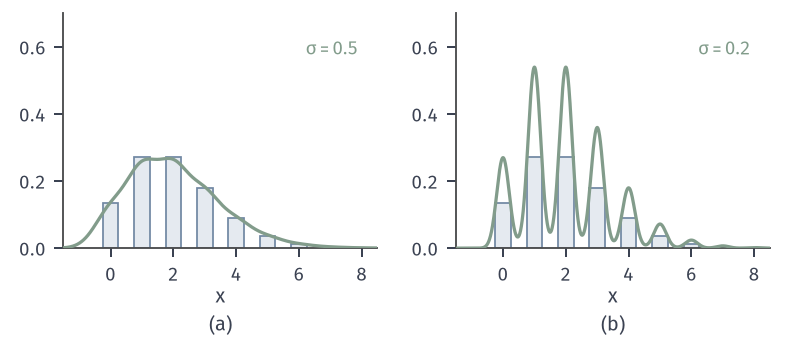

Write the Python code that produced this figure.
from pathlib import Path
import sys
HERE = Path(__file__).resolve().parent
sys.path.insert(0, str(HERE.parent/"weak-common"))
from weak_fig import *
# Poisson(2) smoothed by N(0, sigma^2): f_sigma(x) = (1/pi) int_0^inf Re(e^{-isx} phi(s)) e^{-sigma^2 s^2/2} ds,
# computed by trapezoidal quadrature of the characteristic function and checked against the Gaussian mixture.
lam = 2.0; K = 40; pk = poisson_pmf(lam, K)
phi = lambda s: np.exp(lam*(np.exp(1j*s)-1))
def f_cf(x, sig):
    s = np.linspace(0, 12/sig, 6001)
    integrand = (np.exp(-1j*np.outer(x, s))*phi(s)).real*np.exp(-sig**2*s**2/2)
    return np.trapezoid(integrand, s, axis=1)/np.pi
def f_mix(x, sig):
    return (pk[None, :]*npdf(x[:, None]-np.arange(K+1)[None, :], sig)).sum(axis=1)
fig, axes = figure(width_mm=112, height_mm=48, ncols=2)
panel(fig, left=.08, wspace=.25, bottom=.27)
x = np.linspace(-1.5, 8.5, 1201); errs = {}
for ax, sig in zip(axes, (0.5, 0.2)):
    ax.bar(np.arange(8), pk[:8], width=.5, color=BLUE_FILL, edgecolor=BLUE, lw=.7, zorder=1)
    fc = f_cf(x, sig); fm = f_mix(x, sig); errs[sig] = float(np.max(np.abs(fc-fm))); assert errs[sig] < 1e-6
    ax.plot(x, fc, color=GREEN, lw=1.3, zorder=3)
    lab(ax, 7.9, .62, r'$\sigma=%.1f$' % sig, GREEN, ha='right', va='top')
    ax.set_xlim(-1.5, 8.5); ax.set_ylim(0, .7); ax.set_xticks(range(0, 9, 2)); ax.set_yticks([0, .2, .4, .6])
    axlab(ax, r'$x$')
tags(fig, axes)
save(fig, HERE, 'figure', {'max_abs_diff_cf_vs_mixture': errs})
